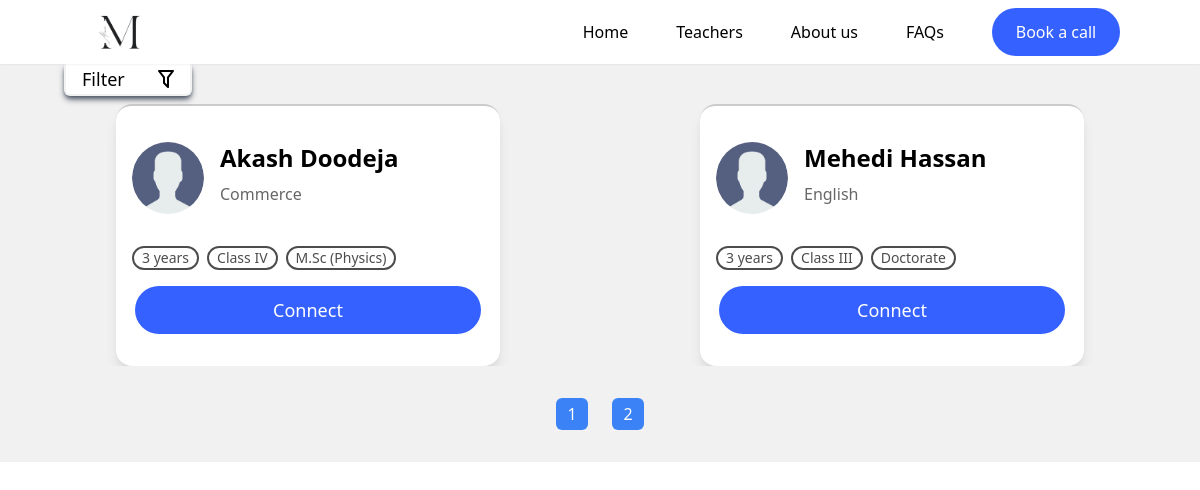
/hero.php?page=2, run on the app's committed database.
### hero.php (the view, shortened to what this page needs)
<?php
include("header.php");
include("nav.php");
include("connection.php");
if(!isset($_REQUEST['page'])){
    $page = 1;
}
else{
    $page= $_REQUEST['page'];
}
$limit = 6;
$offset = ($page-1) * $limit;
if(isset($_REQUEST['searchQuery'])){
    $searchQuery = $_REQUEST['searchQuery'];
    $teachers = "SELECT * FROM `teacher-table` WHERE `firstName` LIKE '%$searchQuery%' OR `lastName` LIKE '%$searchQuery%' LIMIT {$offset},{$limit}";
}
else{
    $teachers = "SELECT * FROM `teacher-table` LIMIT {$offset},{$limit}";
}
?>
<header class="bg-[#f1f1f1] mt-16" >
        <button id="openFilter" class="bg-white shadow-md shadow-gray-600 fixed top-16 flex items-center border-t-0 mx-auto sm:mx-0 sm:ml-16 justify-between h-8 w-32 px-4 rounded-br-md rounded-bl-md border-2 border-[#f1f1f1] text-lg z-[1]" >Filter
            </button>
</header>
<main class="bg-[#f1f1f1] pt-10 p-0 sm:px-8 justify-center items-center w-full grid gap-8  xl:grid-cols-3 lg:grid-cols-2 grid-cols-1" >
    <?php
        $resTeachers = mysqli_query($connection,$teachers);
        while($rowarr = mysqli_fetch_array($resTeachers)){
        $randTeacherId = $rowarr['id'];
        if(isset($_REQUEST['class'])){
            $class = "SELECT * FROM `teacher-cls-subj`
                    INNER JOIN `class-table` ON `class-table`.`id` = `teacher-cls-subj`.`classId`
                    INNER JOIN `subject-table` ON `subject-table`.`id`=`teacher-cls-subj`.`subjectId`
                    WHERE `teacherId` = '$randTeacherId' AND `classId` = '$classFILTER' LIMIT 1";
        }else{
            $class = "SELECT * FROM `teacher-cls-subj`
                    INNER JOIN `class-table` ON `class-table`.`id` = `teacher-cls-subj`.`classId`
                    INNER JOIN `subject-table` ON `subject-table`.`id`=`teacher-cls-subj`.`subjectId`
                    WHERE `teacherId` = '$randTeacherId'
                    ORDER BY rand()  LIMIT 1";
        }
            $classRes = mysqli_query($connection,$class);
            $classarr = mysqli_fetch_array($classRes);
            $profilequery = "SELECT * FROM `teacher-profileimage-table` WHERE `teacherId` = '$randTeacherId'";
            $profileRes = mysqli_query($connection,$profilequery);
    ?>
    <section class="bg-white relative w-96  rounded-2xl shadow-lg border-t-2 border-black/20 py-8 mx-auto flex flex-col gap-4">
      <div class="px-4 h-20 w-full p-1 bg-white rounded-full flex ">
        <img class=" w-[4.5rem] h-[4.5rem] rounded-full" src="<?php
                    if(mysqli_num_rows($profileRes)==0){
                        echo "./Img/Teacher card photos/user.png";
                    }
                    else{
                        $profileArr = mysqli_fetch_array($profileRes);
                        echo $profileArr['profileImgPath'];
                    }
                    ?>" alt="" draggable="false">
        <span>
          <heading class="capitalize block px-4 font-semibold text-2xl"><?php echo $rowarr['firstName']." ".$rowarr['lastName'];?></heading>
          <h1 class="px-4 text-black/60 mt-2"><?php echo $classarr['subjectName'];?>
          </h1>
        </span>
      </div>
      <div class="px-4 flex gap-2 mt-3">
        <?php
        if($rowarr['experience']!="Not Yet"){
        ?>
        <tag class="border-black/70 border-2 px-2 rounded-full font-medium text-sm text-black/70"><?php echo $rowarr['experience'];?> years</tag>
        <?php
        }
        ?>
        <tag class="border-black/70 border-2 px-2 rounded-full font-medium text-sm text-black/70"><?php echo $classarr['className'] ?></tag>
        <tag class="border-black/70 border-2 px-2 rounded-full font-medium text-sm text-black/70"><?php echo $rowarr['qualification'];?></tag>
      </div>
      <a href="teacherProfile.php?teachSuperId=<?php echo $randTeacherId;?>" class=""><button class="mx-[5%] w-[90%] bg-[#3461FF] h-12  rounded-full text-white text-lg ">Connect</button></a>
    </section>
    <?php
    }
    ?>
</main>
<section class="bg-[#f1f1f1] w-full relative py-8">
      <ul  class="sticky flex gap-6 justify-center" >
        <?php
        $totalRows = "SELECT * FROM `teacher-table`";
        $totalRes = mysqli_query($connection,$totalRows);
        $totalRows = mysqli_num_rows($totalRes);
        $pageNumber = ceil($totalRows/$limit);
        for ($i=1; $i <= $pageNumber; $i++) {
        ?>
        <li class="h-8 w-8 bg-blue-500 text-white text-center leading-[2rem] rounded-md" ><a class="h-full w-full" href="hero.php?page=<?php echo $i;?>"><?php echo $i;?></a></li>
        <?php
        }
        ?>
      </ul>
    </section>
<?php
include("footer.php");
?>

### data on the page
teacher-table: firstName "Akash", lastName "Doodeja", subject-table.subjectName "Commerce", experience "3", class-table.className "Class IV", qualification "M.Sc (Physics)"
teacher-table: firstName "Mehedi", lastName "Hassan", subject-table.subjectName "English", experience "3", class-table.className "Class III", qualification "Doctorate"
